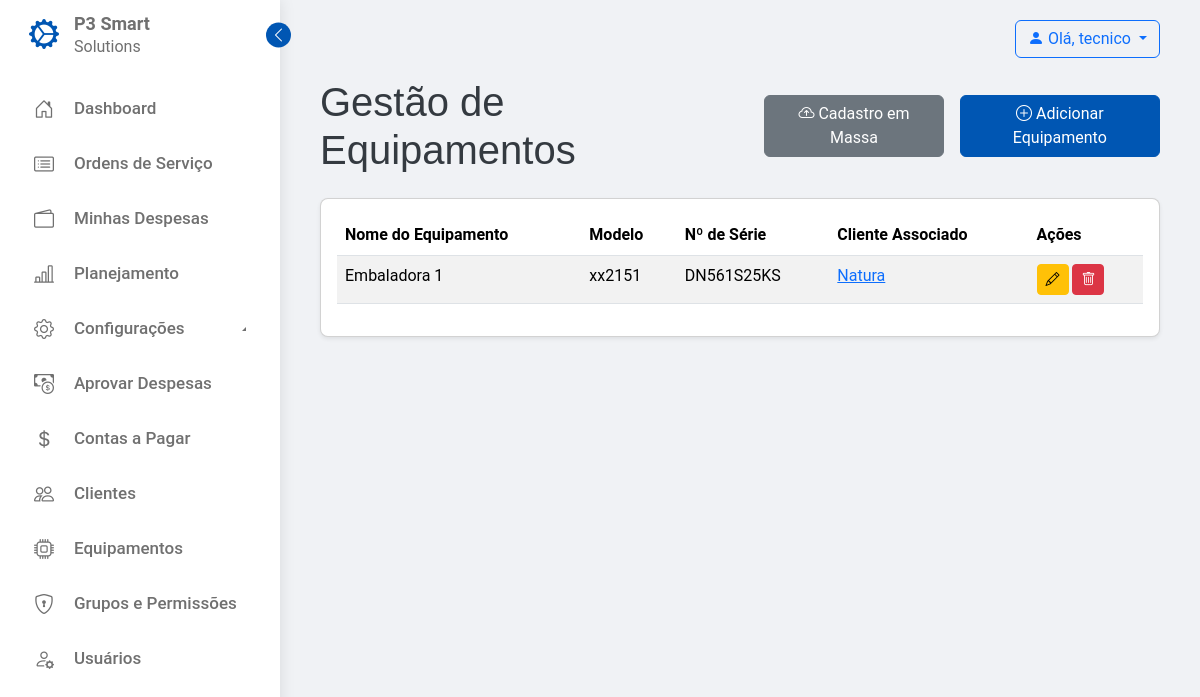
Screenshot of /servico/gestao/equipamentos/ (signed in) with the database file from the repository.
### servico_campo/models.py (models this page shows, shortened)
class Equipamento(models.Model):
    cliente = models.ForeignKey(
        Cliente, on_delete=models.CASCADE, verbose_name="Cliente")
    nome = models.CharField(max_length=100, verbose_name="Nome do Equipamento")
    modelo = models.CharField(
        max_length=100, verbose_name="Modelo", null=True, blank=True)
    numero_serie = models.CharField(
        max_length=100, unique=True, verbose_name="Número de Série", null=True, blank=True)
    descricao = models.TextField(
        verbose_name="Descrição Detalhada do Equipamento", null=True, blank=True)
    localizacao = models.CharField(
        max_length=255, verbose_name="Localização do Equipamento no Cliente", null=True, blank=True)
    class Meta:
        verbose_name = "Equipamento"
        verbose_name_plural = "Equipamentos"
        unique_together = ('cliente', 'nome', 'modelo')

class Cliente(models.Model):
    razao_social = models.CharField(
        max_length=200, verbose_name="Razão Social / Nome")
    cnpj_cpf = models.CharField(max_length=18, unique=True, verbose_name="CNPJ / CPF",
                                help_text="Formato: XX.XXX.XXX/XXXX-XX ou XXX.XXX.XXX-XX")
    endereco = models.CharField(max_length=255, verbose_name="Endereço")
    cidade = models.CharField(max_length=100, verbose_name="Cidade")
    estado = models.CharField(
        max_length=2, verbose_name="Estado", help_text="Sigla do estado (ex: SP, MG)")
    cep = models.CharField(max_length=10, verbose_name="CEP",
                           help_text="Formato: XXXXX-XXX")
    telefone = models.CharField(
        max_length=20, verbose_name="Telefone", null=True, blank=True)
    email = models.EmailField(verbose_name="E-mail", null=True, blank=True)
    contato_principal = models.CharField(
        max_length=100, verbose_name="Contato Principal")
    telefone_contato = models.CharField(
        max_length=20, verbose_name="Telefone do Contato", null=True, blank=True)
    email_contato = models.EmailField(
        verbose_name="E-mail do Contato", null=True, blank=True)
    usuarios_associados = models.ManyToManyField(
        User, related_name="empresas_associadas", blank=True, verbose_name="Usuários com Acesso")
    class Meta:
        verbose_name = "Cliente"
        verbose_name_plural = "Clientes"
        ordering = ['razao_social']

### servico_campo/views.py (the view)
# urls.py: path('gestao/equipamentos/', views.EquipamentoListView.as_view(),
class EquipamentoListView(GestorRequiredMixin, ListView):
    permission_required = 'servico_campo.view_equipamento'
    model = Equipamento
    template_name = 'servico_campo/gestao/equipamento_list.html'
    context_object_name = 'equipamentos'
    paginate_by = 10

### servico_campo/views.py (called while the page is built)
    def dispatch(self, request, *args, **kwargs):
        if not self.permission_required:
            raise ImproperlyConfigured(
                f"{self.__class__.__name__} não definiu um 'permission_required'. "
                "Você precisa adicionar a propriedade permission_required a esta view."
            )
        if not request.user.is_authenticated:
            return self.handle_no_permission()
        if request.user.has_perm(self.permission_required):
            return super().dispatch(request, *args, **kwargs)
        raise PermissionDenied

### servico_campo/templates/servico_campo/gestao/equipamento_list.html (shortened to what this page needs)
{% extends 'servico_campo/base.html' %}
{% load i18n %}
{% block content %}
    <div class="d-flex flex-column flex-md-row justify-content-md-between align-items-md-center gap-3 mb-4">
        <h1 class="mb-0">Gestão de Equipamentos</h1>
        <div class="d-flex flex-column flex-sm-row gap-2">
            {% if perms.servico_campo.add_equipamento %}
            <a href="{% url 'servico_campo:cadastro_massa_equipamentos' %}" class="btn btn-secondary me-2">
                <i class="bi bi-cloud-arrow-up"></i> {% trans "Cadastro em Massa" %}
            </a>
            <a href="{% url 'servico_campo:novo_equipamento' %}" class="btn btn-primary">
                <i class="bi bi-plus-circle"></i> {% trans "Adicionar Equipamento" %}
            </a>
            {% endif %}
        </div>
    </div>
    <div class="card card-body">
        <div class="table-responsive">
            <table class="table table-striped table-hover">
                <thead>
                    <tr>
                        <th>Nome do Equipamento</th>
                        <th>Modelo</th>
                        <th>Nº de Série</th>
                        <th>Cliente Associado</th>
                        <th>Ações</th>
                    </tr>
                </thead>
                <tbody>
                    {% for equipamento in equipamentos %}
                    <tr>
                        <td>{{ equipamento.nome }}</td>
                        <td>{{ equipamento.modelo|default:"N/A" }}</td>
                        <td>{{ equipamento.numero_serie|default:"N/A" }}</td>
                        <td><a href="{% url 'servico_campo:detalhe_cliente' equipamento.cliente.pk %}">{{ equipamento.cliente.razao_social }}</a></td>
                        <td>
                            <a href="{% url 'servico_campo:editar_equipamento' equipamento.pk %}" class="btn btn-sm btn-warning"><i class="bi bi-pencil"></i></a>
                            <a href="{% url 'servico_campo:excluir_equipamento' equipamento.pk %}" class="btn btn-sm btn-danger"><i class="bi bi-trash"></i></a>
                        </td>
                    </tr>
                    {% endfor %}
                </tbody>
            </table>
        </div>
    </div>
{% endblock %}

### servico_campo/templates/servico_campo/base.html (shortened to what this page needs)
{% load static %}
{% load i18n %}
<!DOCTYPE html>
<html lang="pt-br">
<head>
    <link href="https://cdn.jsdelivr.net/npm/bootstrap@5.3.3/dist/css/bootstrap.min.css" rel="stylesheet">
    <link rel="stylesheet" href="https://cdn.jsdelivr.net/npm/bootstrap-icons@1.11.3/font/bootstrap-icons.min.css">
    <link rel="stylesheet" href="{% static 'servico_campo/css/sidebar.css' %}">
    <link rel="stylesheet" href="{% static 'servico_campo/css/style.css' %}">
</head>
<body>
<nav class="sidebar">
    <header>
        <div class="image-text">
            <span class="image">
                <i class='bi bi-gear-wide-connected' style="font-size: 30px; color: #0056b3;"></i>
            </span>
            <div class="text logo-text">
                <span class="name">P3 Smart</span>
                <span class="profession">Solutions</span>
            </div>
        </div>
        <i class='bi bi-chevron-right toggle'></i>
    </header>
    <div class="menu-bar">
        <div class="menu">
            <ul class="menu-links">
                <li class="nav-link">
                    <a href="{% url 'servico_campo:dashboard' %}">
                        <i class='bi bi-house-door icon'></i>
                        <span class="text nav-text">Dashboard</span>
                    </a>
                </li>
                <li class="nav-link">
                    <a href="{% url 'servico_campo:lista_os' %}">
                        <i class='bi bi-card-list icon'></i>
                        <span class="text nav-text">Ordens de Serviço</span>
                    </a>
                </li>
                <li class="nav-link">
                    <a href="{% url 'servico_campo:minhas_despesas' %}">
                        <i class='bi bi-wallet2 icon'></i>
                        <span class="text nav-text">Minhas Despesas</span>
                    </a>
                </li>
                <li class="nav-link">
                    <a href="{% url 'servico_campo:gantt_chart' %}">
                        <i class='bi bi-bar-chart-line icon'></i>
                        <span class="text nav-text">Planejamento</span>
                    </a>
                </li>
                {% if user.is_authenticated %}
                    {% if perms.configuracoes.view_tipomanutencao or perms.configuracoes.view_tipodocumento or perms.configuracoes.view_formapagamento or perms.servico_campo.view_regrajornadatrabalho or perms.servico_campo.view_categoriaproblema or perms.servico_campo.view_subcategoriaproblema %}
                    <li class="nav-link menu-item-has-submenu">
                        <a href="#" class="dropdown-toggle-sidebar" data-bs-toggle="collapse" data-bs-target="#submenu-config" aria-expanded="false">
                            <i class='bi bi-gear icon'></i>
                            <span class="text nav-text">Configurações</span>
                        </a>
                        </li>
                        {% endif %}
                    {% if perms.servico_campo.change_despesa %}
                        <li class="nav-link">
                            <a href="{% url 'servico_campo:lista_despesas_pendentes' %}">
                                <i class='bi bi-cash-coin icon'></i>
                                <span class="text nav-text">Aprovar Despesas</span>
                            </a>
                        </li>
                    {% endif %}
                    {% if perms.servico_campo.view_contapagar %}
                        <li class="nav-link">
                            <a href="{% url 'servico_campo:lista_contas_a_pagar' %}">
                                <i class='bi bi-currency-dollar icon'></i>
                                <span class="text nav-text">{% trans "Contas a Pagar" %}</span>
                            </a>
                        </li>
                    {% endif %}
                    {% if perms.servico_campo.view_cliente %}
                        <li class="nav-link">
                            <a href="{% url 'servico_campo:lista_clientes' %}">
                                <i class='bi bi-people icon'></i>
                                <span class="text nav-text">Clientes</span>
                            </a>
                        </li>
                    {% endif %}
                    {% if perms.servico_campo.view_equipamento %}
                        <li class="nav-link">
                            <a href="{% url 'servico_campo:lista_equipamentos' %}">
                                <i class='bi bi-cpu icon'></i>
                                <span class="text nav-text">Equipamentos</span>
                            </a>
                        </li>
                    {% endif %}
                    {% if perms.auth.view_group %}
                        <li class="nav-link">
                            <a href="{% url 'servico_campo:lista_grupos' %}">
                                <i class='bi bi-shield-lock icon'></i>
                                <span class="text nav-text">Grupos e Permissões</span>
                            </a>
                        </li>
                    {% endif %}
                    {% if perms.auth.view_user %}
                         <li class="nav-link">
                            <a href="{% url 'servico_campo:lista_usuarios' %}">
                                <i class='bi bi-person-gear icon'></i>
                                <span class="text nav-text">Usuários</span>
                            </a>
                        </li>
                    {% endif %}
                {% endif %}
            </ul>
        </div>
    </div>
</nav>
<section class="home">
    <div class="header-content">
        <div class="user-menu">
            {% if user.is_authenticated %}
                <div class="dropdown">
                    <a class="btn btn-outline-primary dropdown-toggle" href="#" role="button" id="userDropdown" data-bs-toggle="dropdown" aria-expanded="false">
                        <i class="bi bi-person-fill"></i> Olá, {% if user.first_name %}{{ user.first_name }}{% else %}{{ user.username }}{% endif %}
                    </a>
                </div>
            {% else %}
                <a href="{% url 'login' %}" class="btn btn-primary">{% trans "Entrar" %}</a>
            {% endif %}
        </div>
    </div>
    {% block content %}{% endblock %}
</section>
</body>
</html>

### servico_campo/static/servico_campo/css/sidebar.css (style rules this page uses)
:root { --body-color: #f0f2f5; --sidebar-color: #FFF; --primary-color: #0056b3; --primary-color-light: #F6F5FF; --toggle-color: #DDD; --text-color: #707070; --tran-05: all 0.5s ease; }
body { min-height: 100vh; background-color: var(--body-color); }
.sidebar { position: fixed; top: 0; left: 0; height: 100vh; width: 280px; padding: 10px 14px; background: var(--sidebar-color); z-index: 1000; transition: var(--tran-05); box-shadow: 0 0 15px rgba(0,0,0,0.1); display: flex; flex-direction: column; }
.sidebar header { position: relative; z-index: 1; margin-bottom: 20px; flex-shrink: 0; }
.sidebar header .image-text { display: flex; align-items: center; }
.sidebar header .image { display: flex; align-items: center; justify-content: center; min-width: 60px; }
.sidebar header .logo-text { display: flex; flex-direction: column; color: var(--text-color); }
.sidebar header .name { font-size: 18px; font-weight: 600; }
.sidebar header .profession { font-size: 16px; margin-top: -2px; }
.sidebar header .toggle { position: absolute; top: 50%; right: -25px; transform: translateY(-50%) rotate(180deg); height: 25px; width: 25px; background-color: var(--primary-color); color: #fff; border-radius: 50%; display: flex; align-items: center; justify-content: center; font-size: 16px; cursor: pointer; transition: var(--tran-05); }
.sidebar .menu-bar { flex: 1; display: flex; flex-direction: column; justify-content: space-between; overflow: hidden; }
.sidebar .menu { flex: 1; display: flex; flex-direction: column; overflow: hidden; }
.sidebar .menu-links { padding-left: 0; list-style: none; overflow-y: auto; flex: 1; padding-bottom: 10px; scrollbar-width: thin; scrollbar-color: #ccc transparent; }
.sidebar .nav-link { margin-top: 5px; }
.sidebar .nav-link > a, .sidebar .dropdown-toggle-sidebar { height: 50px; width: 100%; display: flex; align-items: center; text-decoration: none; border-radius: 6px; transition: all 0.3s ease; color: var(--text-color); white-space: nowrap; overflow: hidden; text-overflow: ellipsis; }
.sidebar .nav-link > a .icon, .sidebar .dropdown-toggle-sidebar .icon { display: flex; align-items: center; justify-content: center; min-width: 60px; font-size: 20px; color: var(--text-color); transition: all 0.3s ease; }
.sidebar .nav-link > a .text, .sidebar .dropdown-toggle-sidebar .text { color: var(--text-color); font-size: 17px; font-weight: 500; transition: all 0.3s ease; opacity: 1; }
.sidebar .dropdown-toggle-sidebar { position: relative; padding-right: 20px; }
.sidebar .dropdown-toggle-sidebar::after { display: inline-block; margin-left: auto; vertical-align: middle; content: ""; border: .3em solid transparent; border-top-color: currentColor; border-right: 0; border-bottom: 0; transform: rotate(90deg); transition: transform .2s ease-in-out; }
.home { position: relative; left: 280px; width: calc(100% - 280px); min-height: 100vh; padding: 20px 40px; background-color: var(--body-color); transition: var(--tran-05); overflow-y: auto; }
.home .header-content { display: flex; justify-content: flex-end; align-items: center; margin-bottom: 20px; }
@media screen and (min-width: 769px) { .sidebar header .toggle { display: flex !important; } }
@media screen and (min-width: 769px) { .sidebar::before { display: none !important; } }
@media screen and (min-width: 769px) { .sidebar { left: 0 !important; } }
@media screen and (min-width: 769px) { .home { left: 280px !important; width: calc(100% - 280px) !important; } }

### servico_campo/static/servico_campo/css/style.css (style rules this page uses)
:root { --bs-primary: #0056b3; --bs-secondary: #6c757d; --bs-success: #28a745; --bs-info: #17a2b8; --bs-warning: #ffc107; --bs-danger: #dc3545; --bs-light: #f8f9fa; --bs-dark: #343a40; --bs-purple: #6f42c1; --bs-body-font-family: "Roboto", sans-serif; --bs-heading-font-family: "Montserrat", sans-serif; }
body { background-color: #f0f2f5; font-family: var(--bs-body-font-family); }
h1, h2, h3, h4, h5, h6 { font-family: var(--bs-heading-font-family); color: var(--bs-dark); }
.navbar-brand, .nav-link { color: white !important; }
.card { border-radius: 0.5rem; box-shadow: 0 0.125rem 0.25rem rgba(0, 0, 0, 0.075); }
.btn-primary { background-color: var(--bs-primary); border-color: var(--bs-primary); }
.header-content .user-menu { margin-left: auto; }

### rows the page displays
Equipamento: nome "Embaladora 1", modelo "xx2151", numero_serie "DN561S25KS", cliente.razao_social "Natura"

### other values shown
{{ user.first_name }} "tecnico"
